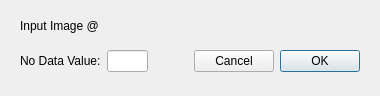
<?xml version="1.0" encoding="UTF-8"?>
<ui version="4.0">
 <class>Dialog</class>
 <widget class="QDialog" name="Dialog">
  <property name="geometry">
   <rect>
    <x>0</x>
    <y>0</y>
    <width>380</width>
    <height>96</height>
   </rect>
  </property>
  <property name="sizePolicy">
   <sizepolicy hsizetype="Preferred" vsizetype="Fixed">
    <horstretch>0</horstretch>
    <verstretch>0</verstretch>
   </sizepolicy>
  </property>
  <property name="minimumSize">
   <size>
    <width>0</width>
    <height>0</height>
   </size>
  </property>
  <property name="maximumSize">
   <size>
    <width>16777215</width>
    <height>16777215</height>
   </size>
  </property>
  <property name="windowTitle">
   <string>Supply NoData Value</string>
  </property>
  <layout class="QGridLayout" name="gridLayout">
   <item row="0" column="0">
    <widget class="QFrame" name="frame">
     <property name="frameShape">
      <enum>QFrame::NoFrame</enum>
     </property>
     <property name="frameShadow">
      <enum>QFrame::Plain</enum>
     </property>
     <layout class="QVBoxLayout" name="verticalLayout">
      <property name="topMargin">
       <number>0</number>
      </property>
      <item>
       <widget class="QLabel" name="lblSource">
        <property name="sizePolicy">
         <sizepolicy hsizetype="Preferred" vsizetype="Preferred">
          <horstretch>0</horstretch>
          <verstretch>0</verstretch>
         </sizepolicy>
        </property>
        <property name="text">
         <string>Input Image @ </string>
        </property>
       </widget>
      </item>
      <item>
       <widget class="QFrame" name="frame_2">
        <property name="sizePolicy">
         <sizepolicy hsizetype="Preferred" vsizetype="Preferred">
          <horstretch>0</horstretch>
          <verstretch>0</verstretch>
         </sizepolicy>
        </property>
        <property name="frameShape">
         <enum>QFrame::NoFrame</enum>
        </property>
        <property name="frameShadow">
         <enum>QFrame::Plain</enum>
        </property>
        <layout class="QHBoxLayout" name="horizontalLayout">
         <property name="leftMargin">
          <number>0</number>
         </property>
         <property name="topMargin">
          <number>0</number>
         </property>
         <property name="rightMargin">
          <number>0</number>
         </property>
         <property name="bottomMargin">
          <number>0</number>
         </property>
         <item>
          <widget class="QLabel" name="label_3">
           <property name="sizePolicy">
            <sizepolicy hsizetype="Preferred" vsizetype="Maximum">
             <horstretch>0</horstretch>
             <verstretch>0</verstretch>
            </sizepolicy>
           </property>
           <property name="text">
            <string>No Data Value:</string>
           </property>
          </widget>
         </item>
         <item>
          <widget class="QLineEdit" name="txtNodat">
           <property name="sizePolicy">
            <sizepolicy hsizetype="Maximum" vsizetype="Maximum">
             <horstretch>0</horstretch>
             <verstretch>0</verstretch>
            </sizepolicy>
           </property>
           <property name="maximumSize">
            <size>
             <width>16777215</width>
             <height>16777215</height>
            </size>
           </property>
          </widget>
         </item>
         <item>
          <spacer name="horizontalSpacer">
           <property name="orientation">
            <enum>Qt::Horizontal</enum>
           </property>
           <property name="sizeType">
            <enum>QSizePolicy::MinimumExpanding</enum>
           </property>
           <property name="sizeHint" stdset="0">
            <size>
             <width>40</width>
             <height>20</height>
            </size>
           </property>
          </spacer>
         </item>
         <item>
          <widget class="QPushButton" name="cmdCancel">
           <property name="text">
            <string>Cancel</string>
           </property>
          </widget>
         </item>
         <item>
          <widget class="QPushButton" name="cmdOK">
           <property name="text">
            <string>OK</string>
           </property>
           <property name="default">
            <bool>true</bool>
           </property>
          </widget>
         </item>
        </layout>
       </widget>
      </item>
     </layout>
    </widget>
   </item>
  </layout>
 </widget>
 <resources/>
 <connections/>
</ui>
